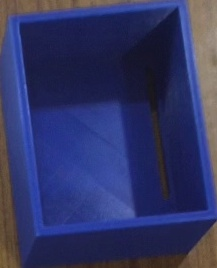
#> input picture crop_test_BLUE_BOX.jpg, 217 x 268 px
$ python -i phone_stream_receiver.py   (imports and definitions only)
#> lines starting #> are read from the running program, lines starting #| are printed output that depends on the picture
### core_ai/video/frame_buffer.py
"""
ORBITA Latest Frame Buffer
==========================
Thread-safe, ultra-low-latency single-frame buffer for real-time video streaming.

Key Principles:
  - Buffer size = 1 (drops stale frames immediately)
  - Zero frame queue: fresh frame > every frame
  - Non-blocking multi-consumer reads (AI and Streamer both access the latest frame without consuming it)
  - Real-time timestamp tracking and dropped frame analytics
"""

from __future__ import annotations

import logging
import threading
import time
from typing import Optional, Tuple
import numpy as np

logger = logging.getLogger(__name__)


class FrameData:
    """Wrapper holding a frame, its metadata, and monotonic capture timestamp."""
    __slots__ = ("frame", "frame_id", "timestamp", "width", "height", "source_timestamp")

    # [8 lines left out: function __init__, not called in this run]

    @property
    def age_ms(self) -> float:
        return max(0.0, (time.monotonic() - self.timestamp) * 1000.0)


class LatestFrameBuffer:
    """
    Lock-minimized single-frame buffer with notification for new arrivals.
    Multiple consumers can read the latest frame independently.
    """

    def __init__(self, name: str = "orbita-buffer", maxsize: int = 1):
        self.name = name
        self.maxsize = maxsize
        self._lock = threading.Lock()
        self._new_frame_event = threading.Event()

        self._current_frame: Optional[FrameData] = None
        self._frame_id_counter: int = 0

        # Metrics
        self._frames_received: int = 0
        self._frames_dropped: int = 0
        self._actual_fps: float = 0.0
        self._fps_counter: int = 0
        self._fps_timer: float = time.monotonic()
        self._last_push_time: float = 0.0

    def put(self, frame: np.ndarray, timestamp: Optional[float] = None, source_timestamp: float = 0.0) -> int:
        """Alias for push for queue-like compatibility."""
        return self.push(frame, timestamp=timestamp, source_timestamp=source_timestamp)

    # [119 lines left out: functions push, get_latest, get_latest_with_metadata, wait_for_frame, clear, fps and 3 more, not called in this run]

### core_ai/video/phone_stream_receiver.py
"""
ORBITA Phone Stream Receiver
============================
High-performance receiver for smartphone camera streams.
Allows any phone to act as a wireless network camera for ORBITA without native apps.

Features:
  - Zero native app installation: opens directly in mobile Chrome/Safari
  - Low-latency binary frame ingestion into LatestFrameBuffer (size=1)
  - 4-digit numeric pairing code & QR code generation for instant connection
  - Real-time network RTT ping/pong latency measurement
  - Automatic disconnection handling and reconnect recovery
  - Full telemetry: phone FPS, bitrate (Mbps), LAN latency (ms), dropped frames
"""

from __future__ import annotations

import logging
import random
import socket
import threading
import time
from typing import Any, Dict, Optional, Tuple

import cv2
import numpy as np

from core_ai.video.frame_buffer import LatestFrameBuffer

logger = logging.getLogger(__name__)


# [64 lines left out: functions get_lan_ip, get_all_lan_ips, not called in this run]


class PhoneStreamReceiver:
    """
    Manages phone webcam pairing, WebSocket stream ingestion, and telemetry.
    """

    # [22 lines left out: function __init__, not called in this run]

    @property
    def frame_buffer(self) -> LatestFrameBuffer:
        return self._frame_buffer

    @property
    def pairing_token(self) -> str:
        return self._pairing_token

    # [176 lines left out: functions is_connected, actual_fps, latency_ms, refresh_pairing_token, validate_token, get_connection_info and 8 more, not called in this run]

>>> import cv2
>>> picture = cv2.imread('../../crop_test_BLUE_BOX.jpg', cv2.IMREAD_GRAYSCALE)
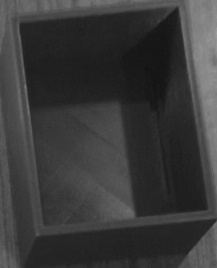
#> picture: shape (268, 217); min 19, max 158, mean 57.7
>>> result = PhoneStreamReceiver().ingest_frame_bytes(picture)
#> (the run stopped early here; a loop or call above may not have finished)
